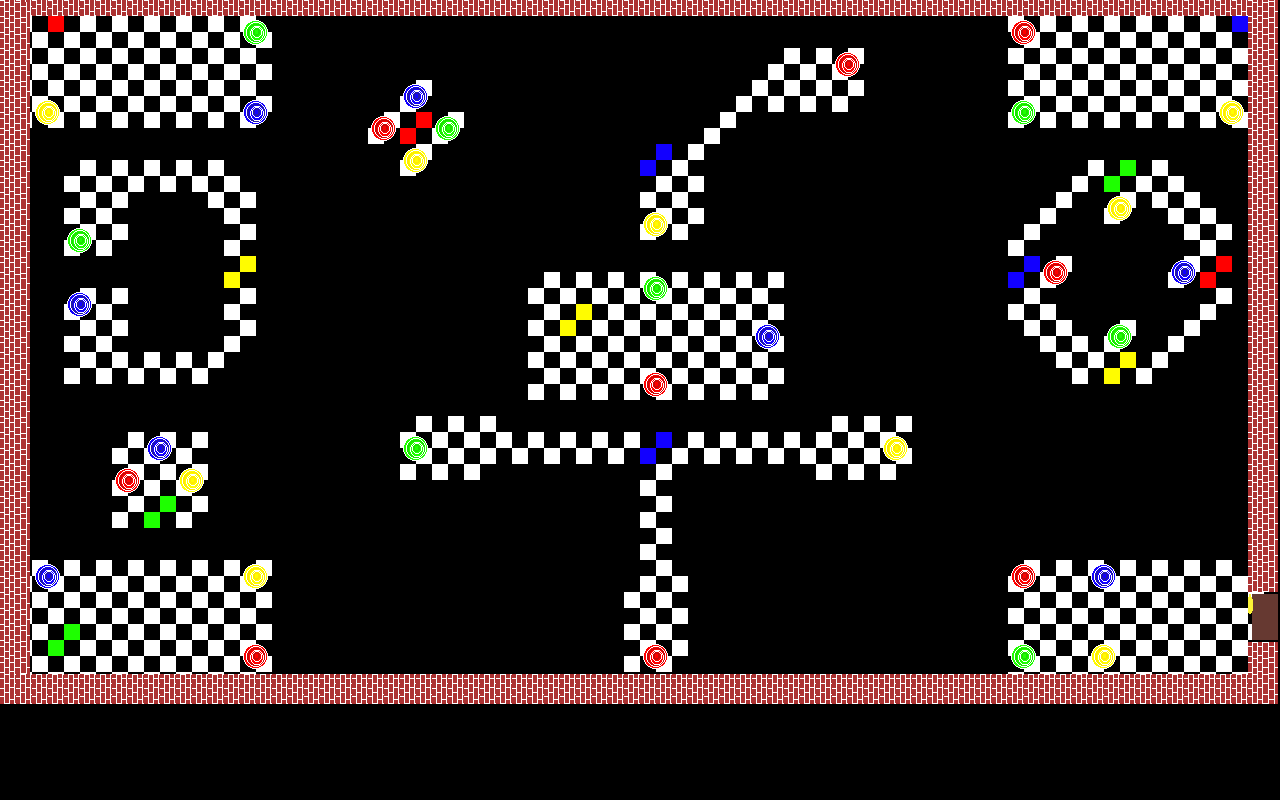

Below is a game level as drawn by its tile map, then a one-line description and the .tmx that defines it (tile-layer data replaced by summaries):
An orthogonal 80x50 tile map with 16x16 px tiles, 3 tile layers (Platforms, Portals, Walls) and 20 objects.

<map version="1.0" orientation="orthogonal" renderorder="right-up" width="80" height="50" tilewidth="16" tileheight="16" nextobjectid="160">
 <tileset firstgid="1" name="tiles" tilewidth="32" tileheight="46">
  <tile id="0">
   <image width="30" height="30" source="Bricks.png" />
   <objectgroup draworder="index">
    <object id="0" x="2" y="2" width="26" height="28" />
   </objectgroup>
  </tile>
  <tile id="1">
   <image width="32" height="32" source="floor.png" />
  </tile>
  <tile id="2">
   <image width="30" height="46" source="doorflip.png" />
  </tile>
  <tile id="3">
   <image width="30" height="30" source="portal_red.png" />
   <objectgroup draworder="index">
    <object id="0" x="0" y="-1" width="29" height="29" />
   </objectgroup>
  </tile>
  <tile id="4">
   <image width="30" height="30" source="portal_blue.png" />
  </tile>
  <tile id="5">
   <image width="30" height="30" source="portal_green.png" />
  </tile>
  <tile id="6">
   <image width="30" height="30" source="portal_yellow.png" />
  </tile>
  <tile id="7">
   <image width="32" height="32" source="floor_blue.png" />
  </tile>
  <tile id="8">
   <image width="32" height="32" source="floor_green.png" />
  </tile>
  <tile id="9">
   <image width="32" height="32" source="floor_red.png" />
  </tile>
  <tile id="10">
   <image width="32" height="32" source="floor_yellow.png" />
  </tile>
 </tileset>
 <layer name="Platforms" width="80" height="50">
  <data>[4000 cells, 281 non-empty, 5 distinct tile ids]</data>
 </layer>
 <layer name="Portals" width="80" height="50">
  <data>[4000 cells, 34 non-empty, 4 distinct tile ids]</data>
 </layer>
 <layer name="Walls" width="80" height="50">
  <data>[4000 cells, 239 non-empty, 2 distinct tile ids]</data>
 </layer>
 <objectgroup name="Fall Edge">
  <object id="105" x="30" y="559" width="241" height="113" />
  <object id="106" x="1008" y="15" width="239" height="113" />
  <object id="107" x="1008" y="560" width="242" height="113" />
  <object id="108" x="30" y="15" width="243" height="113" />
  <object id="117" x="528" y="271" width="255" height="129" />
  <object id="118" x="111" y="430" width="97" height="98" />
  <object id="127" x="400" y="416">
   <polygon points="0,0 0,64 96,64 96,48 240,48 240,160 224,160 224,256 288,256 288,160 272,160 272,48 416,48 416,64 512,64 512,0 416,0 416,16 96,16 96,0" />
  </object>
  <object id="129" x="64" y="160">
   <polygon points="0,0 160,0 160,16 176,16 176,32 192,32 192,192 176,192 176,208 160,208 160,224 0,224 0,128 64,128 64,192 144,192 144,176 160,176 160,48 144,48 144,32 64,32 64,96 0,96" />
  </object>
  <object id="131" x="864" y="48" rotation="-270">
   <polygon points="0,0 0,96 32,96 32,128 48,128 48,144 64,144 64,160 80,160 80,176 96,176 96,224 192,224 192,160 112,160 112,144 96,144 96,128 80,128 80,112 64,112 64,0" />
  </object>
  <object id="133" x="368" y="112">
   <polygon points="0,0 0,32 32,32 32,64 64,64 64,32 96,32 96,0 64,0 64,-32 32,-32 32,0" />
  </object>
  <object id="139" x="1040" y="288">
   <polygon points="0,0 32,0 32,-32 0,-32 0,-48 16,-48 16,-64 32,-64 32,-80 48,-80 48,-96 64,-96 64,-64 96,-64 96,-96 112,-96 112,-80 128,-80 128,-64 144,-64 144,-48 160,-48 160,-32 128,-32 128,0 160,0 160,16 144,16 144,32 128,32 128,48 112,48 112,64 96,64 96,32 64,32 64,64 64,96 128,96 128,80 144,80 144,64 160,64 160,48 176,48 176,32 192,32 192,-64 176,-64 176,-80 160,-80 160,-96 144,-96 144,-112 128,-112 128,-128 32,-128 32,-112 16,-112 16,-96 0,-96 0,-80 -16,-80 -16,-64 -32,-64 -32,0" />
  </object>
  <object id="140" x="1008" y="288">
   <polygon points="0,0 0,32 16,32 16,48 32,48 32,64 48,64 48,80 64,80 64,96 96,96 96,64 80,64 80,48 64,48 64,32 48,32 48,16 32,16 32,0" />
  </object>
 </objectgroup>
 <objectgroup name="Walls">
  <object id="88" x="1" y="-14" width="1273" height="27" />
  <object id="89" x="2" y="15" width="26" height="653" />
  <object id="90" x="2" y="671" width="1274" height="31" />
  <object id="91" x="1249" y="641" width="27" height="30" />
  <object id="92" x="1249" y="15" width="28" height="576" />
 </objectgroup>
 <objectgroup name="Return">
  <object id="144" x="1266" y="594" width="11" height="45" />
 </objectgroup>
</map>
